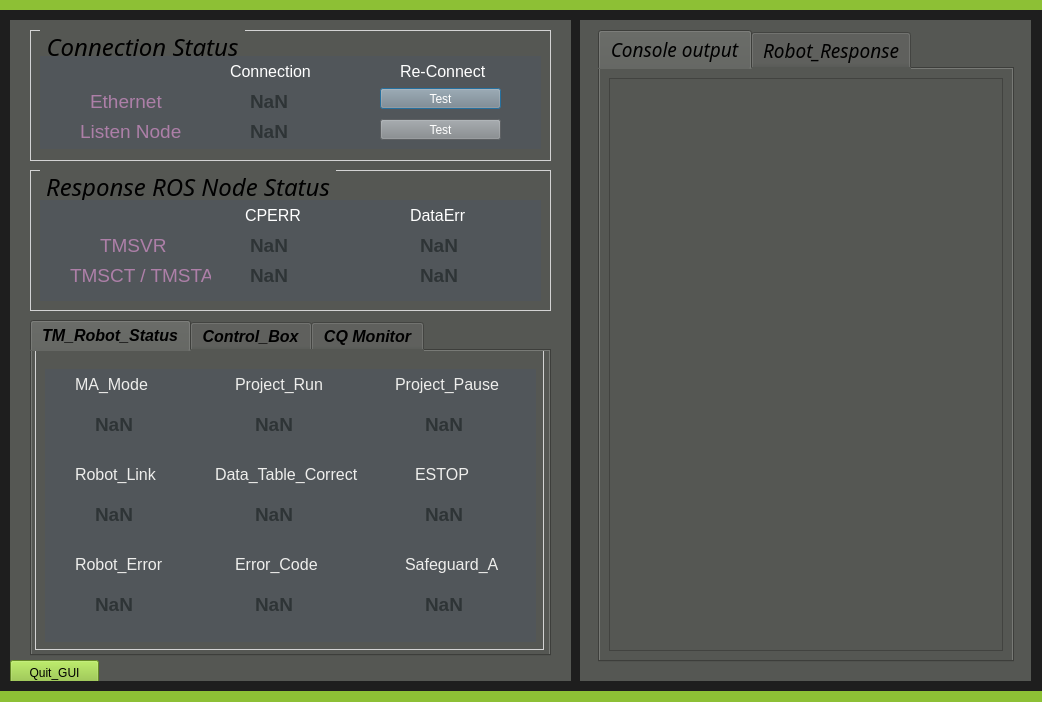
<?xml version="1.0" encoding="UTF-8"?>
<ui version="4.0">
 <class>MainWindow</class>
 <widget class="QDialog" name="MainWindow">
  <property name="geometry">
   <rect>
    <x>0</x>
    <y>0</y>
    <width>1042</width>
    <height>702</height>
   </rect>
  </property>
  <property name="windowTitle">
   <string>QuickView_GUI</string>
  </property>
  <property name="styleSheet">
   <string notr="true">background-color: rgb(141, 192, 53);</string>
  </property>
  <widget class="QWidget" name="widget_Black" native="true">
   <property name="geometry">
    <rect>
     <x>-10</x>
     <y>10</y>
     <width>1291</width>
     <height>681</height>
    </rect>
   </property>
   <property name="contextMenuPolicy">
    <enum>Qt::ActionsContextMenu</enum>
   </property>
   <property name="layoutDirection">
    <enum>Qt::LeftToRight</enum>
   </property>
   <property name="styleSheet">
    <string notr="true">background-color: rgb(30, 30, 30);</string>
   </property>
   <widget class="QWidget" name="widget_Robot_Response" native="true">
    <property name="geometry">
     <rect>
      <x>590</x>
      <y>10</y>
      <width>451</width>
      <height>661</height>
     </rect>
    </property>
    <property name="styleSheet">
     <string notr="true">background-color: rgb(85, 87, 83);</string>
    </property>
    <widget class="QTabWidget" name="log_tabWidget">
     <property name="geometry">
      <rect>
       <x>18</x>
       <y>10</y>
       <width>416</width>
       <height>632</height>
      </rect>
     </property>
     <property name="font">
      <font>
       <family>Ubuntu Condensed</family>
       <pointsize>14</pointsize>
       <italic>true</italic>
      </font>
     </property>
     <property name="accessibleName">
      <string/>
     </property>
     <property name="accessibleDescription">
      <string/>
     </property>
     <property name="locale">
      <locale language="English" country="UnitedStates"/>
     </property>
     <property name="currentIndex">
      <number>0</number>
     </property>
     <widget class="QWidget" name="Console_output_tab">
      <attribute name="title">
       <string>Console output</string>
      </attribute>
      <layout class="QGridLayout" name="gridLayout_2">
       <item row="0" column="0">
        <widget class="QTextBrowser" name="commandout">
         <property name="sizePolicy">
          <sizepolicy hsizetype="Expanding" vsizetype="Expanding">
           <horstretch>0</horstretch>
           <verstretch>0</verstretch>
          </sizepolicy>
         </property>
         <property name="minimumSize">
          <size>
           <width>0</width>
           <height>0</height>
          </size>
         </property>
         <property name="toolTip">
          <string notr="true"/>
         </property>
         <property name="statusTip">
          <string notr="true"/>
         </property>
         <property name="whatsThis">
          <string notr="true"/>
         </property>
         <property name="accessibleName">
          <string notr="true"/>
         </property>
         <property name="accessibleDescription">
          <string notr="true"/>
         </property>
         <property name="lineWrapMode">
          <enum>QTextEdit::NoWrap</enum>
         </property>
         <property name="searchPaths">
          <stringlist notr="true"/>
         </property>
        </widget>
       </item>
      </layout>
     </widget>
     <widget class="QWidget" name="Robot_Response_tab">
      <attribute name="title">
       <string>Robot_Response</string>
      </attribute>
      <layout class="QGridLayout" name="gridLayout_3">
       <item row="2" column="1">
        <widget class="QPushButton" name="clear_response_button">
         <property name="sizePolicy">
          <sizepolicy hsizetype="Fixed" vsizetype="Fixed">
           <horstretch>0</horstretch>
           <verstretch>0</verstretch>
          </sizepolicy>
         </property>
         <property name="minimumSize">
          <size>
           <width>120</width>
           <height>34</height>
          </size>
         </property>
         <property name="maximumSize">
          <size>
           <width>120</width>
           <height>34</height>
          </size>
         </property>
         <property name="focusPolicy">
          <enum>Qt::NoFocus</enum>
         </property>
         <property name="accessibleName">
          <string/>
         </property>
         <property name="accessibleDescription">
          <string/>
         </property>
         <property name="styleSheet">
          <string notr="true">background-color: rgb(130, 135, 139); color: white;</string>
         </property>
         <property name="locale">
          <locale language="English" country="UnitedStates"/>
         </property>
         <property name="text">
          <string>Clear</string>
         </property>
        </widget>
       </item>
       <item row="0" column="0" colspan="2">
        <widget class="QListView" name="robot_response_listView">
         <property name="styleSheet">
          <string notr="true">background-color: rgb(180, 180, 180);</string>
         </property>
        </widget>
       </item>
      </layout>
     </widget>
    </widget>
   </widget>
   <widget class="QWidget" name="widget_Connection_Status" native="true">
    <property name="geometry">
     <rect>
      <x>20</x>
      <y>10</y>
      <width>561</width>
      <height>661</height>
     </rect>
    </property>
    <property name="styleSheet">
     <string notr="true">background-color: rgb(85, 87, 83);</string>
    </property>
    <widget class="QGroupBox" name="Connection_Status_groupBox">
     <property name="geometry">
      <rect>
       <x>20</x>
       <y>10</y>
       <width>521</width>
       <height>131</height>
      </rect>
     </property>
     <property name="font">
      <font>
       <family>Ubuntu Condensed</family>
       <pointsize>18</pointsize>
       <weight>50</weight>
       <italic>true</italic>
       <bold>false</bold>
       <underline>false</underline>
       <strikeout>false</strikeout>
       <kerning>true</kerning>
      </font>
     </property>
     <property name="styleSheet">
      <string notr="true">        QGroupBox {
            border-color: rgb(50, 50, 50);
            border: 2px solid lightgray; 
            border-width: 0.5px;
            border-style: solid;
            margin-top: 1ex; /* leave space at the top for the title */ 
        }
        QGroupBox::title {
            subcontrol-origin: margin;
            subcontrol-position: top left;
            left: 10px;
            margin-left: 0px;
            padding: 0  3px;
        }</string>
     </property>
     <property name="title">
      <string>Connection Status</string>
     </property>
     <property name="flat">
      <bool>false</bool>
     </property>
     <widget class="QWidget" name="widget_ROSClient" native="true">
      <property name="geometry">
       <rect>
        <x>10</x>
        <y>26</y>
        <width>501</width>
        <height>93</height>
       </rect>
      </property>
      <property name="styleSheet">
       <string notr="true">background-color: rgb(81, 86, 90);</string>
      </property>
      <widget class="QLabel" name="SvrClient_label">
       <property name="geometry">
        <rect>
         <x>50</x>
         <y>30</y>
         <width>121</width>
         <height>31</height>
        </rect>
       </property>
       <property name="font">
        <font>
         <pointsize>8</pointsize>
        </font>
       </property>
       <property name="styleSheet">
        <string notr="true">co</string>
       </property>
       <property name="text">
        <string>&lt;html&gt;&lt;head/&gt;&lt;body&gt;&lt;p&gt;&lt;span style=&quot; font-size:14pt; color:#ad7fa8;&quot;&gt;Ethernet&lt;/span&gt;&lt;/p&gt;&lt;/body&gt;&lt;/html&gt;</string>
       </property>
      </widget>
      <widget class="QPushButton" name="set_svr_re_connect_button">
       <property name="geometry">
        <rect>
         <x>340</x>
         <y>32</y>
         <width>121</width>
         <height>21</height>
        </rect>
       </property>
       <property name="styleSheet">
        <string notr="true">background-color: rgb(130, 135, 139); color: white;</string>
       </property>
       <property name="text">
        <string>Test</string>
       </property>
      </widget>
      <widget class="QLabel" name="svrclient_status_label">
       <property name="geometry">
        <rect>
         <x>210</x>
         <y>30</y>
         <width>61</width>
         <height>31</height>
        </rect>
       </property>
       <property name="font">
        <font>
         <pointsize>8</pointsize>
        </font>
       </property>
       <property name="styleSheet">
        <string notr="true">co</string>
       </property>
       <property name="text">
        <string>&lt;html&gt;&lt;head/&gt;&lt;body&gt;&lt;p&gt;&lt;span style=&quot; font-size:14pt; font-weight:600; color:#2e3436;&quot;&gt;NaN&lt;/span&gt;&lt;/p&gt;&lt;/body&gt;&lt;/html&gt;</string>
       </property>
      </widget>
      <widget class="QLabel" name="ReConnect_label">
       <property name="geometry">
        <rect>
         <x>360</x>
         <y>0</y>
         <width>131</width>
         <height>31</height>
        </rect>
       </property>
       <property name="font">
        <font>
         <pointsize>8</pointsize>
        </font>
       </property>
       <property name="styleSheet">
        <string notr="true">co</string>
       </property>
       <property name="text">
        <string>&lt;html&gt;&lt;head/&gt;&lt;body&gt;&lt;p&gt;&lt;span style=&quot; font-size:12pt; color:#ffffff;&quot;&gt;Re-Connect&lt;/span&gt;&lt;/p&gt;&lt;/body&gt;&lt;/html&gt;</string>
       </property>
      </widget>
      <widget class="QLabel" name="SctClient_label">
       <property name="geometry">
        <rect>
         <x>40</x>
         <y>60</y>
         <width>121</width>
         <height>31</height>
        </rect>
       </property>
       <property name="font">
        <font>
         <pointsize>8</pointsize>
        </font>
       </property>
       <property name="styleSheet">
        <string notr="true">co</string>
       </property>
       <property name="text">
        <string>&lt;html&gt;&lt;head/&gt;&lt;body&gt;&lt;p&gt;&lt;span style=&quot; font-size:14pt; color:#ad7fa8;&quot;&gt;Listen Node&lt;/span&gt;&lt;/p&gt;&lt;/body&gt;&lt;/html&gt;</string>
       </property>
      </widget>
      <widget class="QLabel" name="sctclient_status_label">
       <property name="geometry">
        <rect>
         <x>210</x>
         <y>60</y>
         <width>61</width>
         <height>31</height>
        </rect>
       </property>
       <property name="font">
        <font>
         <pointsize>8</pointsize>
        </font>
       </property>
       <property name="styleSheet">
        <string notr="true">co</string>
       </property>
       <property name="text">
        <string>&lt;html&gt;&lt;head/&gt;&lt;body&gt;&lt;p&gt;&lt;span style=&quot; font-size:14pt; font-weight:600; color:#2e3436;&quot;&gt;NaN&lt;/span&gt;&lt;/p&gt;&lt;/body&gt;&lt;/html&gt;</string>
       </property>
      </widget>
      <widget class="QPushButton" name="set_sct_re_connect_button">
       <property name="geometry">
        <rect>
         <x>340</x>
         <y>63</y>
         <width>121</width>
         <height>21</height>
        </rect>
       </property>
       <property name="styleSheet">
        <string notr="true">background-color: rgb(130, 135, 139); color: white;</string>
       </property>
       <property name="text">
        <string>Test</string>
       </property>
      </widget>
      <widget class="QLabel" name="Connect_to_TM_Server_label">
       <property name="geometry">
        <rect>
         <x>190</x>
         <y>0</y>
         <width>131</width>
         <height>31</height>
        </rect>
       </property>
       <property name="font">
        <font>
         <pointsize>8</pointsize>
        </font>
       </property>
       <property name="styleSheet">
        <string notr="true">co</string>
       </property>
       <property name="text">
        <string>&lt;html&gt;&lt;head/&gt;&lt;body&gt;&lt;p&gt;&lt;span style=&quot; font-size:12pt; color:#ffffff;&quot;&gt;Connection&lt;/span&gt;&lt;/p&gt;&lt;/body&gt;&lt;/html&gt;</string>
       </property>
      </widget>
     </widget>
    </widget>
    <widget class="QTabWidget" name="configure_tabWidget">
     <property name="enabled">
      <bool>true</bool>
     </property>
     <property name="geometry">
      <rect>
       <x>20</x>
       <y>300</y>
       <width>521</width>
       <height>336</height>
      </rect>
     </property>
     <property name="font">
      <font>
       <pointsize>12</pointsize>
       <weight>75</weight>
       <italic>true</italic>
       <bold>true</bold>
      </font>
     </property>
     <property name="focusPolicy">
      <enum>Qt::NoFocus</enum>
     </property>
     <property name="autoFillBackground">
      <bool>false</bool>
     </property>
     <property name="tabPosition">
      <enum>QTabWidget::North</enum>
     </property>
     <property name="tabShape">
      <enum>QTabWidget::Rounded</enum>
     </property>
     <property name="currentIndex">
      <number>0</number>
     </property>
     <widget class="QWidget" name="Robot_Status_tab">
      <attribute name="title">
       <string>TM_Robot_Status</string>
      </attribute>
      <widget class="QGroupBox" name="Robot_Status_groupBox">
       <property name="geometry">
        <rect>
         <x>3</x>
         <y>-2</y>
         <width>509</width>
         <height>301</height>
        </rect>
       </property>
       <property name="font">
        <font>
         <family>Ubuntu Condensed</family>
         <pointsize>18</pointsize>
         <weight>50</weight>
         <italic>true</italic>
         <bold>false</bold>
         <underline>false</underline>
         <strikeout>false</strikeout>
         <kerning>true</kerning>
        </font>
       </property>
       <property name="styleSheet">
        <string notr="true">        QGroupBox {
            border-color: rgb(50, 50, 50);
            border: 2px solid lightgray; 
            border-width: 0.5px;
            border-style: solid;
            margin-top: 1ex; /* leave space at the top for the title */ 
        }
        QGroupBox::title {
            subcontrol-origin: margin;
            subcontrol-position: top left;
            left: 10px;
            margin-left: 0px;
            padding: 0  3px;
        }</string>
       </property>
       <property name="title">
        <string/>
       </property>
       <property name="flat">
        <bool>false</bool>
       </property>
       <widget class="QWidget" name="widget_Robot_Status_black" native="true">
        <property name="geometry">
         <rect>
          <x>10</x>
          <y>20</y>
          <width>491</width>
          <height>273</height>
         </rect>
        </property>
        <property name="styleSheet">
         <string notr="true">background-color: rgb(81, 86, 90);</string>
        </property>
        <widget class="QWidget" name="widget_Project_Run" native="true">
         <property name="geometry">
          <rect>
           <x>160</x>
           <y>0</y>
           <width>161</width>
           <height>81</height>
          </rect>
         </property>
         <property name="styleSheet">
          <string notr="true">background-color: rgb(81, 86, 90);</string>
         </property>
         <widget class="QLabel" name="Project_Run_label">
          <property name="geometry">
           <rect>
            <x>30</x>
            <y>0</y>
            <width>161</width>
            <height>31</height>
           </rect>
          </property>
          <property name="font">
           <font>
            <pointsize>8</pointsize>
           </font>
          </property>
          <property name="styleSheet">
           <string notr="true">co</string>
          </property>
          <property name="text">
           <string>&lt;html&gt;&lt;head/&gt;&lt;body&gt;&lt;p&gt;&lt;span style=&quot; font-size:12pt; color:#eeeeec;&quot;&gt;Project_Run&lt;/span&gt;&lt;/p&gt;&lt;/body&gt;&lt;/html&gt;</string>
          </property>
         </widget>
         <widget class="QLabel" name="project_run_status_label">
          <property name="geometry">
           <rect>
            <x>50</x>
            <y>40</y>
            <width>61</width>
            <height>31</height>
           </rect>
          </property>
          <property name="font">
           <font>
            <pointsize>8</pointsize>
           </font>
          </property>
          <property name="styleSheet">
           <string notr="true">co</string>
          </property>
          <property name="text">
           <string>&lt;html&gt;&lt;head/&gt;&lt;body&gt;&lt;p&gt;&lt;span style=&quot; font-size:14pt; font-weight:600; color:#2e3436;&quot;&gt;NaN&lt;/span&gt;&lt;/p&gt;&lt;/body&gt;&lt;/html&gt;</string>
          </property>
         </widget>
        </widget>
        <widget class="QWidget" name="widget_Project_Pause" native="true">
         <property name="geometry">
          <rect>
           <x>330</x>
           <y>0</y>
           <width>161</width>
           <height>81</height>
          </rect>
         </property>
         <property name="styleSheet">
          <string notr="true">background-color: rgb(81, 86, 90);</string>
         </property>
         <widget class="QLabel" name="Project_Pause_label">
          <property name="geometry">
           <rect>
            <x>20</x>
            <y>0</y>
            <width>161</width>
            <height>31</height>
           </rect>
          </property>
          <property name="font">
           <font>
            <pointsize>8</pointsize>
           </font>
          </property>
          <property name="styleSheet">
           <string notr="true">co</string>
          </property>
          <property name="text">
           <string>&lt;html&gt;&lt;head/&gt;&lt;body&gt;&lt;p&gt;&lt;span style=&quot; font-size:12pt; color:#eeeeec;&quot;&gt;Project_Pause&lt;/span&gt;&lt;/p&gt;&lt;/body&gt;&lt;/html&gt;</string>
          </property>
         </widget>
         <widget class="QLabel" name="project_pause_status_label">
          <property name="geometry">
           <rect>
            <x>50</x>
            <y>40</y>
            <width>61</width>
            <height>31</height>
           </rect>
          </property>
          <property name="font">
           <font>
            <pointsize>8</pointsize>
           </font>
          </property>
          <property name="styleSheet">
           <string notr="true">co</string>
          </property>
          <property name="text">
           <string>&lt;html&gt;&lt;head/&gt;&lt;body&gt;&lt;p&gt;&lt;span style=&quot; font-size:14pt; font-weight:600; color:#2e3436;&quot;&gt;NaN&lt;/span&gt;&lt;/p&gt;&lt;/body&gt;&lt;/html&gt;</string>
          </property>
         </widget>
        </widget>
        <widget class="QWidget" name="widget_Robot_Link" native="true">
         <property name="geometry">
          <rect>
           <x>0</x>
           <y>90</y>
           <width>161</width>
           <height>81</height>
          </rect>
         </property>
         <property name="styleSheet">
          <string notr="true">background-color: rgb(81, 86, 90);</string>
         </property>
         <widget class="QLabel" name="Robot_Link_label">
          <property name="geometry">
           <rect>
            <x>30</x>
            <y>0</y>
            <width>161</width>
            <height>31</height>
           </rect>
          </property>
          <property name="font">
           <font>
            <pointsize>8</pointsize>
           </font>
          </property>
          <property name="styleSheet">
           <string notr="true">co</string>
          </property>
          <property name="text">
           <string>&lt;html&gt;&lt;head/&gt;&lt;body&gt;&lt;p&gt;&lt;span style=&quot; font-size:12pt; color:#eeeeec;&quot;&gt;Robot_Link&lt;/span&gt;&lt;/p&gt;&lt;/body&gt;&lt;/html&gt;</string>
          </property>
         </widget>
         <widget class="QLabel" name="robot_link_status_label">
          <property name="geometry">
           <rect>
            <x>50</x>
            <y>40</y>
            <width>61</width>
            <height>31</height>
           </rect>
          </property>
          <property name="font">
           <font>
            <pointsize>8</pointsize>
           </font>
          </property>
          <property name="styleSheet">
           <string notr="true">co</string>
          </property>
          <property name="text">
           <string>&lt;html&gt;&lt;head/&gt;&lt;body&gt;&lt;p&gt;&lt;span style=&quot; font-size:14pt; font-weight:600; color:#2e3436;&quot;&gt;NaN&lt;/span&gt;&lt;/p&gt;&lt;/body&gt;&lt;/html&gt;</string>
          </property>
         </widget>
        </widget>
        <widget class="QWidget" name="widget_ESTOP" native="true">
         <property name="geometry">
          <rect>
           <x>330</x>
           <y>90</y>
           <width>161</width>
           <height>81</height>
          </rect>
         </property>
         <property name="styleSheet">
          <string notr="true">background-color: rgb(81, 86, 90);</string>
         </property>
         <widget class="QLabel" name="ESTOP_label">
          <property name="geometry">
           <rect>
            <x>40</x>
            <y>0</y>
            <width>161</width>
            <height>31</height>
           </rect>
          </property>
          <property name="font">
           <font>
            <pointsize>8</pointsize>
           </font>
          </property>
          <property name="styleSheet">
           <string notr="true">co</string>
          </property>
          <property name="text">
           <string>&lt;html&gt;&lt;head/&gt;&lt;body&gt;&lt;p&gt;&lt;span style=&quot; font-size:12pt; color:#eeeeec;&quot;&gt;ESTOP&lt;/span&gt;&lt;/p&gt;&lt;/body&gt;&lt;/html&gt;</string>
          </property>
         </widget>
         <widget class="QLabel" name="estop_status_label">
          <property name="geometry">
           <rect>
            <x>50</x>
            <y>40</y>
            <width>61</width>
            <height>31</height>
           </rect>
          </property>
          <property name="font">
           <font>
            <pointsize>8</pointsize>
           </font>
          </property>
          <property name="styleSheet">
           <string notr="true">co</string>
          </property>
          <property name="text">
           <string>&lt;html&gt;&lt;head/&gt;&lt;body&gt;&lt;p&gt;&lt;span style=&quot; font-size:14pt; font-weight:600; color:#2e3436;&quot;&gt;NaN&lt;/span&gt;&lt;/p&gt;&lt;/body&gt;&lt;/html&gt;</string>
          </property>
         </widget>
        </widget>
        <widget class="QWidget" name="widget_Data_Table_Correct" native="true">
         <property name="geometry">
          <rect>
           <x>160</x>
           <y>90</y>
           <width>161</width>
           <height>81</height>
          </rect>
         </property>
         <property name="styleSheet">
          <string notr="true">background-color: rgb(81, 86, 90);</string>
         </property>
         <widget class="QLabel" name="Data_Table_Correct_label">
          <property name="geometry">
           <rect>
            <x>10</x>
            <y>0</y>
            <width>161</width>
            <height>31</height>
           </rect>
          </property>
          <property name="font">
           <font>
            <pointsize>8</pointsize>
           </font>
          </property>
          <property name="styleSheet">
           <string notr="true">co</string>
          </property>
          <property name="text">
           <string>&lt;html&gt;&lt;head/&gt;&lt;body&gt;&lt;p&gt;&lt;span style=&quot; font-size:12pt; color:#eeeeec;&quot;&gt;Data_Table_Correct&lt;/span&gt;&lt;/p&gt;&lt;/body&gt;&lt;/html&gt;</string>
          </property>
         </widget>
         <widget class="QLabel" name="data_table_correct_status_label">
          <property name="geometry">
           <rect>
            <x>50</x>
            <y>40</y>
            <width>61</width>
            <height>31</height>
           </rect>
          </property>
          <property name="font">
           <font>
            <pointsize>8</pointsize>
           </font>
          </property>
          <property name="styleSheet">
           <string notr="true">co</string>
          </property>
          <property name="text">
           <string>&lt;html&gt;&lt;head/&gt;&lt;body&gt;&lt;p&gt;&lt;span style=&quot; font-size:14pt; font-weight:600; color:#2e3436;&quot;&gt;NaN&lt;/span&gt;&lt;/p&gt;&lt;/body&gt;&lt;/html&gt;</string>
          </property>
         </widget>
        </widget>
        <widget class="QWidget" name="widget_Safeguard_A" native="true">
         <property name="geometry">
          <rect>
           <x>330</x>
           <y>180</y>
           <width>161</width>
           <height>81</height>
          </rect>
         </property>
         <property name="styleSheet">
          <string notr="true">background-color: rgb(81, 86, 90);</string>
         </property>
         <widget class="QLabel" name="Safeguard_A_label">
          <property name="geometry">
           <rect>
            <x>30</x>
            <y>0</y>
            <width>161</width>
            <height>31</height>
           </rect>
          </property>
          <property name="font">
           <font>
            <pointsize>8</pointsize>
           </font>
          </property>
          <property name="styleSheet">
           <string notr="true">co</string>
          </property>
          <property name="text">
           <string>&lt;html&gt;&lt;head/&gt;&lt;body&gt;&lt;p&gt;&lt;span style=&quot; font-size:12pt; color:#eeeeec;&quot;&gt;Safeguard_A&lt;/span&gt;&lt;/p&gt;&lt;/body&gt;&lt;/html&gt;</string>
          </property>
         </widget>
         <widget class="QLabel" name="safeguard_a_status_label">
          <property name="geometry">
           <rect>
            <x>50</x>
            <y>40</y>
            <width>61</width>
            <height>31</height>
           </rect>
          </property>
          <property name="font">
           <font>
            <pointsize>8</pointsize>
           </font>
          </property>
          <property name="styleSheet">
           <string notr="true">co</string>
          </property>
          <property name="text">
           <string>&lt;html&gt;&lt;head/&gt;&lt;body&gt;&lt;p&gt;&lt;span style=&quot; font-size:14pt; font-weight:600; color:#2e3436;&quot;&gt;NaN&lt;/span&gt;&lt;/p&gt;&lt;/body&gt;&lt;/html&gt;</string>
          </property>
         </widget>
        </widget>
        <widget class="QWidget" name="widget_Robot_Error" native="true">
         <property name="geometry">
          <rect>
           <x>0</x>
           <y>180</y>
           <width>161</width>
           <height>81</height>
          </rect>
         </property>
         <property name="styleSheet">
          <string notr="true">background-color: rgb(81, 86, 90);</string>
         </property>
         <widget class="QLabel" name="Robot_Error_label">
          <property name="geometry">
           <rect>
            <x>30</x>
            <y>0</y>
            <width>161</width>
            <height>31</height>
           </rect>
          </property>
          <property name="font">
           <font>
            <pointsize>8</pointsize>
           </font>
          </property>
          <property name="styleSheet">
           <string notr="true">co</string>
          </property>
          <property name="text">
           <string>&lt;html&gt;&lt;head/&gt;&lt;body&gt;&lt;p&gt;&lt;span style=&quot; font-size:12pt; color:#eeeeec;&quot;&gt;Robot_Error&lt;/span&gt;&lt;/p&gt;&lt;/body&gt;&lt;/html&gt;</string>
          </property>
         </widget>
         <widget class="QLabel" name="robot_error_status_label">
          <property name="geometry">
           <rect>
            <x>50</x>
            <y>40</y>
            <width>61</width>
            <height>31</height>
           </rect>
          </property>
          <property name="font">
           <font>
            <pointsize>8</pointsize>
           </font>
          </property>
          <property name="styleSheet">
           <string notr="true">co</string>
          </property>
          <property name="text">
           <string>&lt;html&gt;&lt;head/&gt;&lt;body&gt;&lt;p&gt;&lt;span style=&quot; font-size:14pt; font-weight:600; color:#2e3436;&quot;&gt;NaN&lt;/span&gt;&lt;/p&gt;&lt;/body&gt;&lt;/html&gt;</string>
          </property>
         </widget>
        </widget>
        <widget class="QWidget" name="widget_Error_Code" native="true">
         <property name="geometry">
          <rect>
           <x>160</x>
           <y>180</y>
           <width>161</width>
           <height>81</height>
          </rect>
         </property>
         <property name="styleSheet">
          <string notr="true">background-color: rgb(81, 86, 90);</string>
         </property>
         <widget class="QLabel" name="Error_Code_label">
          <property name="geometry">
           <rect>
            <x>30</x>
            <y>0</y>
            <width>161</width>
            <height>31</height>
           </rect>
          </property>
          <property name="font">
           <font>
            <pointsize>8</pointsize>
           </font>
          </property>
          <property name="styleSheet">
           <string notr="true">co</string>
          </property>
          <property name="text">
           <string>&lt;html&gt;&lt;head/&gt;&lt;body&gt;&lt;p&gt;&lt;span style=&quot; font-size:12pt; color:#eeeeec;&quot;&gt;Error_Code&lt;/span&gt;&lt;/p&gt;&lt;/body&gt;&lt;/html&gt;</string>
          </property>
         </widget>
         <widget class="QLabel" name="error_code_status_label">
          <property name="geometry">
           <rect>
            <x>50</x>
            <y>40</y>
            <width>101</width>
            <height>31</height>
           </rect>
          </property>
          <property name="font">
           <font>
            <pointsize>8</pointsize>
           </font>
          </property>
          <property name="styleSheet">
           <string notr="true">co</string>
          </property>
          <property name="text">
           <string>&lt;html&gt;&lt;head/&gt;&lt;body&gt;&lt;p&gt;&lt;span style=&quot; font-size:14pt; font-weight:600; color:#2e3436;&quot;&gt;NaN&lt;/span&gt;&lt;/p&gt;&lt;/body&gt;&lt;/html&gt;</string>
          </property>
         </widget>
        </widget>
        <widget class="QWidget" name="widget_Error_Content" native="true">
         <property name="geometry">
          <rect>
           <x>0</x>
           <y>0</y>
           <width>161</width>
           <height>81</height>
          </rect>
         </property>
         <property name="styleSheet">
          <string notr="true">background-color: rgb(81, 86, 90);</string>
         </property>
         <widget class="QLabel" name="MA_Mode_label">
          <property name="geometry">
           <rect>
            <x>30</x>
            <y>0</y>
            <width>111</width>
            <height>31</height>
           </rect>
          </property>
          <property name="font">
           <font>
            <pointsize>8</pointsize>
           </font>
          </property>
          <property name="styleSheet">
           <string notr="true">co</string>
          </property>
          <property name="text">
           <string>&lt;html&gt;&lt;head/&gt;&lt;body&gt;&lt;p&gt;&lt;span style=&quot; font-size:12pt; color:#eeeeec;&quot;&gt;MA_Mode&lt;/span&gt;&lt;/p&gt;&lt;/body&gt;&lt;/html&gt;</string>
          </property>
         </widget>
         <widget class="QLabel" name="ma_mode_label">
          <property name="geometry">
           <rect>
            <x>50</x>
            <y>40</y>
            <width>91</width>
            <height>31</height>
           </rect>
          </property>
          <property name="font">
           <font>
            <pointsize>8</pointsize>
           </font>
          </property>
          <property name="styleSheet">
           <string notr="true">co</string>
          </property>
          <property name="text">
           <string>&lt;html&gt;&lt;head/&gt;&lt;body&gt;&lt;p&gt;&lt;span style=&quot; font-size:14pt; font-weight:600; color:#2e3436;&quot;&gt;NaN&lt;/span&gt;&lt;/p&gt;&lt;/body&gt;&lt;/html&gt;</string>
          </property>
         </widget>
        </widget>
       </widget>
      </widget>
     </widget>
     <widget class="QWidget" name="ControlBox_tab">
      <attribute name="title">
       <string>Control_Box</string>
      </attribute>
      <widget class="QGroupBox" name="ControlBox_groupBox">
       <property name="geometry">
        <rect>
         <x>4</x>
         <y>0</y>
         <width>517</width>
         <height>373</height>
        </rect>
       </property>
       <property name="font">
        <font>
         <family>Ubuntu Condensed</family>
         <pointsize>18</pointsize>
         <weight>50</weight>
         <italic>true</italic>
         <bold>false</bold>
         <underline>false</underline>
         <strikeout>false</strikeout>
         <kerning>true</kerning>
        </font>
       </property>
       <property name="styleSheet">
        <string notr="true">        QGroupBox {
            border-color: rgb(50, 50, 50);
            border: 2px solid lightgray; 
            border-width: 0.5px;
            border-style: solid;
            margin-top: 1ex; /* leave space at the top for the title */ 
        }
        QGroupBox::title {
            subcontrol-origin: margin;
            subcontrol-position: top left;
            left: 10px;
            margin-left: 0px;
            padding: 0  3px;
        }</string>
       </property>
       <property name="title">
        <string/>
       </property>
       <property name="flat">
        <bool>false</bool>
       </property>
       <widget class="QWidget" name="widget_ControlBox_black" native="true">
        <property name="geometry">
         <rect>
          <x>8</x>
          <y>18</y>
          <width>501</width>
          <height>341</height>
         </rect>
        </property>
        <property name="styleSheet">
         <string notr="true">background-color: rgb(81, 86, 90);</string>
        </property>
        <widget class="QPushButton" name="change_control_box_io_button">
         <property name="geometry">
          <rect>
           <x>150</x>
           <y>45</y>
           <width>121</width>
           <height>21</height>
          </rect>
         </property>
         <property name="styleSheet">
          <string notr="true">background-color: rgb(130, 135, 139); color: white;</string>
         </property>
         <property name="text">
          <string>H / L</string>
         </property>
        </widget>
        <widget class="QLabel" name="DO0_Ctrl_label">
         <property name="geometry">
          <rect>
           <x>40</x>
           <y>40</y>
           <width>101</width>
           <height>31</height>
          </rect>
         </property>
         <property name="font">
          <font>
           <pointsize>8</pointsize>
          </font>
         </property>
         <property name="styleSheet">
          <string notr="true">co</string>
         </property>
         <property name="text">
          <string>&lt;html&gt;&lt;head/&gt;&lt;body&gt;&lt;p&gt;&lt;span style=&quot; font-size:14pt; color:#ffffff;&quot;&gt;DO0 Ctrl&lt;/span&gt;&lt;/p&gt;&lt;/body&gt;&lt;/html&gt;</string>
         </property>
        </widget>
        <widget class="QLabel" name="ctrl_do0_status_label">
         <property name="geometry">
          <rect>
           <x>310</x>
           <y>40</y>
           <width>61</width>
           <height>31</height>
          </rect>
         </property>
         <property name="font">
          <font>
           <pointsize>8</pointsize>
          </font>
         </property>
         <property name="styleSheet">
          <string notr="true">co</string>
         </property>
         <property name="text">
          <string>&lt;html&gt;&lt;head/&gt;&lt;body&gt;&lt;p&gt;&lt;span style=&quot; font-size:14pt; font-weight:600; color:#2e3436;&quot;&gt;NaN&lt;/span&gt;&lt;/p&gt;&lt;/body&gt;&lt;/html&gt;</string>
         </property>
        </widget>
       </widget>
      </widget>
     </widget>
     <widget class="QWidget" name="CQ_Monitor_tab">
      <attribute name="title">
       <string>CQ Monitor</string>
      </attribute>
      <widget class="QGroupBox" name="CQ_Monitor_groupBox">
       <property name="geometry">
        <rect>
         <x>4</x>
         <y>0</y>
         <width>517</width>
         <height>373</height>
        </rect>
       </property>
       <property name="font">
        <font>
         <family>Ubuntu Condensed</family>
         <pointsize>18</pointsize>
         <weight>50</weight>
         <italic>true</italic>
         <bold>false</bold>
         <underline>false</underline>
         <strikeout>false</strikeout>
         <kerning>true</kerning>
        </font>
       </property>
       <property name="styleSheet">
        <string notr="true">        QGroupBox {
            border-color: rgb(50, 50, 50);
            border: 2px solid lightgray; 
            border-width: 0.5px;
            border-style: solid;
            margin-top: 1ex; /* leave space at the top for the title */ 
        }
        QGroupBox::title {
            subcontrol-origin: margin;
            subcontrol-position: top left;
            left: 10px;
            margin-left: 0px;
            padding: 0  3px;
        }</string>
       </property>
       <property name="title">
        <string/>
       </property>
       <property name="flat">
        <bool>false</bool>
       </property>
       <widget class="QWidget" name="widget_CQ_Monitor_black" native="true">
        <property name="geometry">
         <rect>
          <x>8</x>
          <y>18</y>
          <width>501</width>
          <height>341</height>
         </rect>
        </property>
        <property name="styleSheet">
         <string notr="true">background-color: rgb(81, 86, 90);</string>
        </property>
        <widget class="QLabel" name="LinkLost_label">
         <property name="geometry">
          <rect>
           <x>40</x>
           <y>40</y>
           <width>101</width>
           <height>31</height>
          </rect>
         </property>
         <property name="font">
          <font>
           <pointsize>8</pointsize>
          </font>
         </property>
         <property name="styleSheet">
          <string notr="true">co</string>
         </property>
         <property name="text">
          <string>&lt;html&gt;&lt;head/&gt;&lt;body&gt;&lt;p&gt;&lt;span style=&quot; font-size:14pt; color:#ffffff;&quot;&gt;LinkLost&lt;/span&gt;&lt;/p&gt;&lt;/body&gt;&lt;/html&gt;</string>
         </property>
        </widget>
        <widget class="QLabel" name="linklost_status_label">
         <property name="geometry">
          <rect>
           <x>310</x>
           <y>40</y>
           <width>61</width>
           <height>31</height>
          </rect>
         </property>
         <property name="font">
          <font>
           <pointsize>8</pointsize>
          </font>
         </property>
         <property name="styleSheet">
          <string notr="true">co</string>
         </property>
         <property name="text">
          <string>&lt;html&gt;&lt;head/&gt;&lt;body&gt;&lt;p&gt;&lt;span style=&quot; font-size:14pt; font-weight:600; color:#2e3436;&quot;&gt;NaN&lt;/span&gt;&lt;/p&gt;&lt;/body&gt;&lt;/html&gt;</string>
         </property>
        </widget>
        <widget class="QLabel" name="MaxLostTime_label">
         <property name="geometry">
          <rect>
           <x>40</x>
           <y>70</y>
           <width>151</width>
           <height>31</height>
          </rect>
         </property>
         <property name="font">
          <font>
           <pointsize>8</pointsize>
          </font>
         </property>
         <property name="styleSheet">
          <string notr="true">co</string>
         </property>
         <property name="text">
          <string>&lt;html&gt;&lt;head/&gt;&lt;body&gt;&lt;p&gt;&lt;span style=&quot; font-size:14pt; color:#ffffff;&quot;&gt;MaxLostTime (s)&lt;/span&gt;&lt;/p&gt;&lt;/body&gt;&lt;/html&gt;</string>
         </property>
        </widget>
        <widget class="QLabel" name="maxlosttime_status_label">
         <property name="geometry">
          <rect>
           <x>310</x>
           <y>70</y>
           <width>61</width>
           <height>31</height>
          </rect>
         </property>
         <property name="font">
          <font>
           <pointsize>8</pointsize>
          </font>
         </property>
         <property name="styleSheet">
          <string notr="true">co</string>
         </property>
         <property name="text">
          <string>&lt;html&gt;&lt;head/&gt;&lt;body&gt;&lt;p&gt;&lt;span style=&quot; font-size:14pt; font-weight:600; color:#2e3436;&quot;&gt;NaN&lt;/span&gt;&lt;/p&gt;&lt;/body&gt;&lt;/html&gt;</string>
         </property>
        </widget>
       </widget>
      </widget>
     </widget>
    </widget>
    <widget class="QPushButton" name="Close">
     <property name="geometry">
      <rect>
       <x>0</x>
       <y>640</y>
       <width>89</width>
       <height>25</height>
      </rect>
     </property>
     <property name="styleSheet">
      <string notr="true">background-color: rgb(141, 192, 53);</string>
     </property>
     <property name="text">
      <string>Quit_GUI</string>
     </property>
    </widget>
    <widget class="QGroupBox" name="Response_ROS_Node_groupBox">
     <property name="geometry">
      <rect>
       <x>20</x>
       <y>150</y>
       <width>521</width>
       <height>141</height>
      </rect>
     </property>
     <property name="font">
      <font>
       <family>Ubuntu Condensed</family>
       <pointsize>18</pointsize>
       <weight>50</weight>
       <italic>true</italic>
       <bold>false</bold>
       <underline>false</underline>
       <strikeout>false</strikeout>
       <kerning>true</kerning>
      </font>
     </property>
     <property name="styleSheet">
      <string notr="true">        QGroupBox {
            border-color: rgb(50, 50, 50);
            border: 2px solid lightgray; 
            border-width: 0.5px;
            border-style: solid;
            margin-top: 1ex; /* leave space at the top for the title */ 
        }
        QGroupBox::title {
            subcontrol-origin: margin;
            subcontrol-position: top left;
            left: 10px;
            margin-left: 0px;
            padding: 0  3px;
        }</string>
     </property>
     <property name="title">
      <string>Response ROS Node Status</string>
     </property>
     <property name="flat">
      <bool>false</bool>
     </property>
     <widget class="QWidget" name="widget_Response_ROS_Node" native="true">
      <property name="geometry">
       <rect>
        <x>10</x>
        <y>30</y>
        <width>501</width>
        <height>101</height>
       </rect>
      </property>
      <property name="styleSheet">
       <string notr="true">background-color: rgb(81, 86, 90);</string>
      </property>
      <widget class="QLabel" name="TMSVR_label">
       <property name="geometry">
        <rect>
         <x>60</x>
         <y>30</y>
         <width>141</width>
         <height>31</height>
        </rect>
       </property>
       <property name="font">
        <font>
         <pointsize>8</pointsize>
        </font>
       </property>
       <property name="styleSheet">
        <string notr="true">co</string>
       </property>
       <property name="text">
        <string>&lt;html&gt;&lt;head/&gt;&lt;body&gt;&lt;p&gt;&lt;span style=&quot; font-size:14pt; color:#ad7fa8;&quot;&gt;TMSVR&lt;/span&gt;&lt;/p&gt;&lt;/body&gt;&lt;/html&gt;</string>
       </property>
      </widget>
      <widget class="QLabel" name="tmsrv_cperr_status_label">
       <property name="geometry">
        <rect>
         <x>210</x>
         <y>30</y>
         <width>61</width>
         <height>31</height>
        </rect>
       </property>
       <property name="font">
        <font>
         <pointsize>8</pointsize>
        </font>
       </property>
       <property name="styleSheet">
        <string notr="true">co</string>
       </property>
       <property name="text">
        <string>&lt;html&gt;&lt;head/&gt;&lt;body&gt;&lt;p&gt;&lt;span style=&quot; font-size:14pt; font-weight:600; color:#2e3436;&quot;&gt;NaN&lt;/span&gt;&lt;/p&gt;&lt;/body&gt;&lt;/html&gt;</string>
       </property>
      </widget>
      <widget class="QLabel" name="DataErr_label">
       <property name="geometry">
        <rect>
         <x>370</x>
         <y>0</y>
         <width>131</width>
         <height>31</height>
        </rect>
       </property>
       <property name="font">
        <font>
         <pointsize>8</pointsize>
        </font>
       </property>
       <property name="styleSheet">
        <string notr="true">co</string>
       </property>
       <property name="text">
        <string>&lt;html&gt;&lt;head/&gt;&lt;body&gt;&lt;p&gt;&lt;span style=&quot; font-size:12pt; color:#ffffff;&quot;&gt;DataErr&lt;/span&gt;&lt;/p&gt;&lt;/body&gt;&lt;/html&gt;</string>
       </property>
      </widget>
      <widget class="QLabel" name="TMScript_label">
       <property name="geometry">
        <rect>
         <x>30</x>
         <y>60</y>
         <width>141</width>
         <height>31</height>
        </rect>
       </property>
       <property name="font">
        <font>
         <pointsize>8</pointsize>
        </font>
       </property>
       <property name="styleSheet">
        <string notr="true">co</string>
       </property>
       <property name="text">
        <string>&lt;html&gt;&lt;head/&gt;&lt;body&gt;&lt;p&gt;&lt;span style=&quot; font-size:14pt; color:#ad7fa8;&quot;&gt;TMSCT / TMSTA &lt;/span&gt;&lt;/p&gt;&lt;/body&gt;&lt;/html&gt;</string>
       </property>
      </widget>
      <widget class="QLabel" name="tmscript_cperr_status_label">
       <property name="geometry">
        <rect>
         <x>210</x>
         <y>60</y>
         <width>61</width>
         <height>31</height>
        </rect>
       </property>
       <property name="font">
        <font>
         <pointsize>8</pointsize>
        </font>
       </property>
       <property name="styleSheet">
        <string notr="true">co</string>
       </property>
       <property name="text">
        <string>&lt;html&gt;&lt;head/&gt;&lt;body&gt;&lt;p&gt;&lt;span style=&quot; font-size:14pt; font-weight:600; color:#2e3436;&quot;&gt;NaN&lt;/span&gt;&lt;/p&gt;&lt;/body&gt;&lt;/html&gt;</string>
       </property>
      </widget>
      <widget class="QLabel" name="CPERR_label">
       <property name="geometry">
        <rect>
         <x>205</x>
         <y>0</y>
         <width>131</width>
         <height>31</height>
        </rect>
       </property>
       <property name="font">
        <font>
         <pointsize>8</pointsize>
        </font>
       </property>
       <property name="styleSheet">
        <string notr="true">co</string>
       </property>
       <property name="text">
        <string>&lt;html&gt;&lt;head/&gt;&lt;body&gt;&lt;p&gt;&lt;span style=&quot; font-size:12pt; color:#ffffff;&quot;&gt;CPERR&lt;/span&gt;&lt;/p&gt;&lt;/body&gt;&lt;/html&gt;</string>
       </property>
      </widget>
      <widget class="QLabel" name="tmsrv_dataerr_status_label">
       <property name="geometry">
        <rect>
         <x>380</x>
         <y>30</y>
         <width>61</width>
         <height>31</height>
        </rect>
       </property>
       <property name="font">
        <font>
         <pointsize>8</pointsize>
        </font>
       </property>
       <property name="styleSheet">
        <string notr="true">co</string>
       </property>
       <property name="text">
        <string>&lt;html&gt;&lt;head/&gt;&lt;body&gt;&lt;p&gt;&lt;span style=&quot; font-size:14pt; font-weight:600; color:#2e3436;&quot;&gt;NaN&lt;/span&gt;&lt;/p&gt;&lt;/body&gt;&lt;/html&gt;</string>
       </property>
      </widget>
      <widget class="QLabel" name="tmscript_dataerr_status_label">
       <property name="geometry">
        <rect>
         <x>380</x>
         <y>60</y>
         <width>61</width>
         <height>31</height>
        </rect>
       </property>
       <property name="font">
        <font>
         <pointsize>8</pointsize>
        </font>
       </property>
       <property name="styleSheet">
        <string notr="true">co</string>
       </property>
       <property name="text">
        <string>&lt;html&gt;&lt;head/&gt;&lt;body&gt;&lt;p&gt;&lt;span style=&quot; font-size:14pt; font-weight:600; color:#2e3436;&quot;&gt;NaN&lt;/span&gt;&lt;/p&gt;&lt;/body&gt;&lt;/html&gt;</string>
       </property>
      </widget>
     </widget>
    </widget>
   </widget>
  </widget>
 </widget>
 <resources/>
 <connections/>
</ui>
